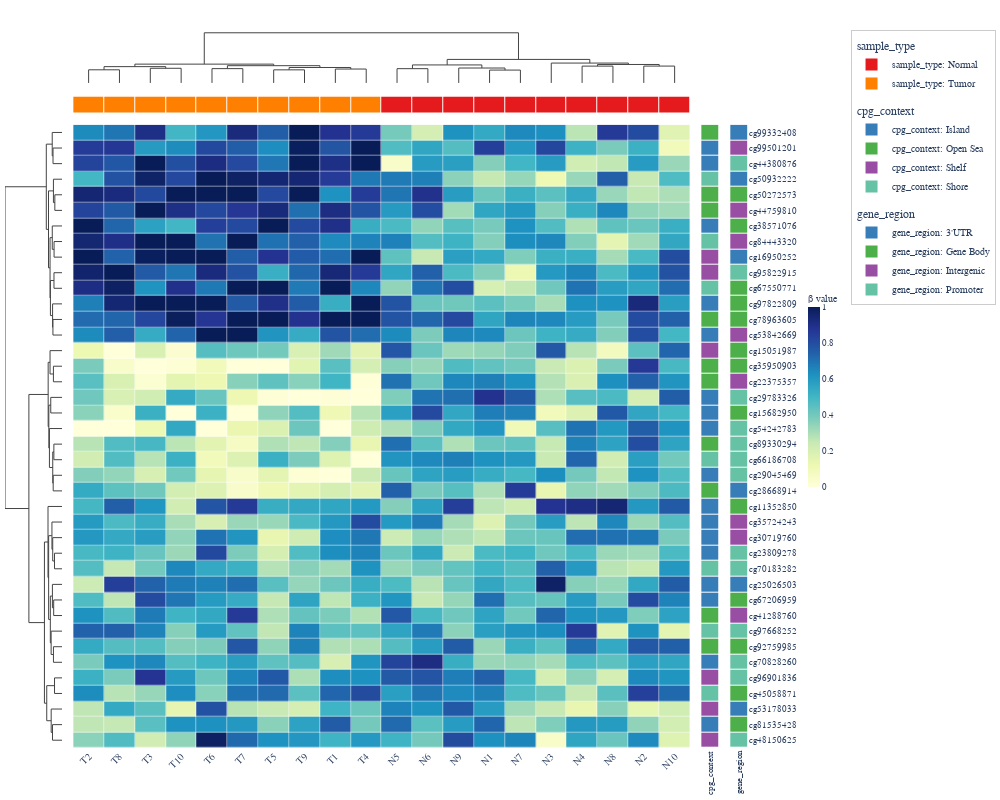

Notebook source saved alongside this figure:
### Code cell
ComplexHeatmap.from_dataframe(
    df2,
    index_column="probe_id",
    row_annotations=["cpg_context", "gene_region"],          # auto-detect both as categorical
    col_annotations={
        "sample_type": ["Normal"] * 10 + ["Tumor"] * 10,
    },
    colorscale="YlGnBu",
    normalize="none",
    name="\u03b2 value",
    cluster_metric="euclidean",
    width=1000,
    height=800,
).to_plotly()

### Figure 1 — Plotly figure (JSON) as saved in the notebook; plotly's stock layout.template omitted (floating-point values rounded to 4 significant figures; data arrays with more than 128 entries replaced by an {"elided": "..."} marker saying what was removed)
{"data": [{"colorbar": {"len": 0.3, "outlinewidth": 0, "thickness": 12, "tickfont": {"family": "Arial, Helvetica, sans-serif", "size": 9}, "title": {"font": {"family": "Arial, Helvetica, sans-serif", "size": 10}, "text": "β value"}, "x": 1.075, "xpad": 4, "y": 0.5}, "colorscale": [[0.0, "rgb(255,255,217)"], [0.125, "rgb(237,248,177)"], [0.25, "rgb(199,233,180)"], [0.375, "rgb(127,205,187)"], [0.5, "rgb(65,182,196)"], [0.625, "rgb(29,145,192)"], [0.75, "rgb(34,94,168)"], [0.875, "rgb(37,52,148)"], [1.0, "rgb(8,29,88)"]], "customdata": {"elided": "40x20x2 str values"}, "hovertemplate": "row: %{customdata[0]}<br>col: %{customdata[1]}<br>value: %{z:.3f}<extra></extra>", "x": [0.0, 1.0, 2.0, 3.0, 4.0, 5.0, 6.0, 7.0, 8.0, 9.0, 10.0, 11.0, 12.0, 13.0, 14.0, 15.0, 16.0, 17.0, 18.0, 19.0], "xgap": 0.5, "y": [0.0, 1.0, 2.0, 3.0, 4.0, 5.0, 6.0, 7.0, 8.0, 9.0, 10.0, 11.0, 12.0, 13.0, 14.0, 15.0, 16.0, 17.0, 18.0, 19.0, 20.0, 21.0, 22.0, 23.0, 24.0, 25.0, 26.0, 27.0, 28.0, 29.0, 30.0, 31.0, 32.0, 33.0, 34.0, 35.0, 36.0, 37.0, 38.0, 39.0], "ygap": 0.5, "z": {"elided": "40x20 float values"}, "type": "heatmap", "xaxis": "x4", "yaxis": "y4"}, {"hoverinfo": "none", "line": {"color": "#444444", "width": 1.0}, "mode": "lines", "showlegend": false, "x": [0.0, 0.0, 1.0, 1.0], "y": [0.0, 1.283, 1.283, 0.0], "type": "scatter", "xaxis": "x", "yaxis": "y"}, {"hoverinfo": "none", "line": {"color": "#444444", "width": 1.0}, "mode": "lines", "showlegend": false, "x": [2.0, 2.0, 3.0, 3.0], "y": [0.0, 1.43, 1.43, 0.0], "type": "scatter", "xaxis": "x", "yaxis": "y"}, {"hoverinfo": "none", "line": {"color": "#444444", "width": 1.0}, "mode": "lines", "showlegend": false, "x": [0.5, 0.5, 2.5, 2.5], "y": [1.283, 1.591, 1.591, 1.43], "type": "scatter", "xaxis": "x", "yaxis": "y"}, {"hoverinfo": "none", "line": {"color": "#444444", "width": 1.0}, "mode": "lines", "showlegend": false, "x": [4.0, 4.0, 5.0, 5.0], "y": [0.0, 1.396, 1.396, 0.0], "type": "scatter", "xaxis": "x", "yaxis": "y"}, {"hoverinfo": "none", "line": {"color": "#444444", "width": 1.0}, "mode": "lines", "showlegend": false, "x": [6.0, 6.0, 7.0, 7.0], "y": [0.0, 1.278, 1.278, 0.0], "type": "scatter", "xaxis": "x", "yaxis": "y"}, {"hoverinfo": "none", "line": {"color": "#444444", "width": 1.0}, "mode": "lines", "showlegend": false, "x": [8.0, 8.0, 9.0, 9.0], "y": [0.0, 1.357, 1.357, 0.0], "type": "scatter", "xaxis": "x", "yaxis": "y"}, {"hoverinfo": "none", "line": {"color": "#444444", "width": 1.0}, "mode": "lines", "showlegend": false, "x": [6.5, 6.5, 8.5, 8.5], "y": [1.278, 1.508, 1.508, 1.357], "type": "scatter", "xaxis": "x", "yaxis": "y"}, {"hoverinfo": "none", "line": {"color": "#444444", "width": 1.0}, "mode": "lines", "showlegend": false, "x": [4.5, 4.5, 7.5, 7.5], "y": [1.396, 1.685, 1.685, 1.508], "type": "scatter", "xaxis": "x", "yaxis": "y"}, {"hoverinfo": "none", "line": {"color": "#444444", "width": 1.0}, "mode": "lines", "showlegend": false, "x": [1.5, 1.5, 6.0, 6.0], "y": [1.591, 1.837, 1.837, 1.685], "type": "scatter", "xaxis": "x", "yaxis": "y"}, {"hoverinfo": "none", "line": {"color": "#444444", "width": 1.0}, "mode": "lines", "showlegend": false, "x": [10.0, 10.0, 11.0, 11.0], "y": [0.0, 1.394, 1.394, 0.0], "type": "scatter", "xaxis": "x", "yaxis": "y"}, {"hoverinfo": "none", "line": {"color": "#444444", "width": 1.0}, "mode": "lines", "showlegend": false, "x": [13.0, 13.0, 14.0, 14.0], "y": [0.0, 1.255, 1.255, 0.0], "type": "scatter", "xaxis": "x", "yaxis": "y"}, {"hoverinfo": "none", "line": {"color": "#444444", "width": 1.0}, "mode": "lines", "showlegend": false, "x": [12.0, 12.0, 13.5, 13.5], "y": [0.0, 1.457, 1.457, 1.255], "type": "scatter", "xaxis": "x", "yaxis": "y"}, {"hoverinfo": "none", "line": {"color": "#444444", "width": 1.0}, "mode": "lines", "showlegend": false, "x": [10.5, 10.5, 12.75, 12.75], "y": [1.394, 1.758, 1.758, 1.457], "type": "scatter", "xaxis": "x", "yaxis": "y"}, {"hoverinfo": "none", "line": {"color": "#444444", "width": 1.0}, "mode": "lines", "showlegend": false, "x": [16.0, 16.0, 17.0, 17.0], "y": [0.0, 1.643, 1.643, 0.0], "type": "scatter", "xaxis": "x", "yaxis": "y"}, {"hoverinfo": "none", "line": {"color": "#444444", "width": 1.0}, "mode": "lines", "showlegend": false, "x": [18.0, 18.0, 19.0, 19.0], "y": [0.0, 1.645, 1.645, 0.0], "type": "scatter", "xaxis": "x", "yaxis": "y"}, {"hoverinfo": "none", "line": {"color": "#444444", "width": 1.0}, "mode": "lines", "showlegend": false, "x": [16.5, 16.5, 18.5, 18.5], "y": [1.643, 1.804, 1.804, 1.645], "type": "scatter", "xaxis": "x", "yaxis": "y"}, {"hoverinfo": "none", "line": {"color": "#444444", "width": 1.0}, "mode": "lines", "showlegend": false, "x": [15.0, 15.0, 17.5, 17.5], "y": [0.0, 1.94, 1.94, 1.804], "type": "scatter", "xaxis": "x", "yaxis": "y"}, {"hoverinfo": "none", "line": {"color": "#444444", "width": 1.0}, "mode": "lines", "showlegend": false, "x": [11.62, 11.62, 16.25, 16.25], "y": [1.758, 2.298, 2.298, 1.94], "type": "scatter", "xaxis": "x", "yaxis": "y"}, {"hoverinfo": "none", "line": {"color": "#444444", "width": 1.0}, "mode": "lines", "showlegend": false, "x": [3.75, 3.75, 13.94, 13.94], "y": [1.837, 4.899, 4.899, 2.298], "type": "scatter", "xaxis": "x", "yaxis": "y"}, {"hoverinfo": "none", "line": {"color": "#444444", "width": 1.0}, "mode": "lines", "showlegend": false, "x": [-0.0, -0.9336, -0.9336, -0.0], "y": [1.0, 1.0, 2.0, 2.0], "type": "scatter", "xaxis": "x3", "yaxis": "y3"}, {"hoverinfo": "none", "line": {"color": "#444444", "width": 1.0}, "mode": "lines", "showlegend": false, "x": [-0.0, -1.017, -1.017, -0.9336], "y": [0.0, 0.0, 1.5, 1.5], "type": "scatter", "xaxis": "x3", "yaxis": "y3"}, {"hoverinfo": "none", "line": {"color": "#444444", "width": 1.0}, "mode": "lines", "showlegend": false, "x": [-0.0, -0.7469, -0.7469, -0.0], "y": [4.0, 4.0, 5.0, 5.0], "type": "scatter", "xaxis": "x3", "yaxis": "y3"}, {"hoverinfo": "none", "line": {"color": "#444444", "width": 1.0}, "mode": "lines", "showlegend": false, "x": [-0.0, -0.8919, -0.8919, -0.7469], "y": [3.0, 3.0, 4.5, 4.5], "type": "scatter", "xaxis": "x3", "yaxis": "y3"}, {"hoverinfo": "none", "line": {"color": "#444444", "width": 1.0}, "mode": "lines", "showlegend": false, "x": [-0.0, -0.8255, -0.8255, -0.0], "y": [7.0, 7.0, 8.0, 8.0], "type": "scatter", "xaxis": "x3", "yaxis": "y3"}, {"hoverinfo": "none", "line": {"color": "#444444", "width": 1.0}, "mode": "lines", "showlegend": false, "x": [-0.0, -1.012, -1.012, -0.8255], "y": [6.0, 6.0, 7.5, 7.5], "type": "scatter", "xaxis": "x3", "yaxis": "y3"}, {"hoverinfo": "none", "line": {"color": "#444444", "width": 1.0}, "mode": "lines", "showlegend": false, "x": [-0.0, -0.8356, -0.8356, -0.0], "y": [9.0, 9.0, 10.0, 10.0], "type": "scatter", "xaxis": "x3", "yaxis": "y3"}, {"hoverinfo": "none", "line": {"color": "#444444", "width": 1.0}, "mode": "lines", "showlegend": false, "x": [-0.0, -0.9435, -0.9435, -0.0], "y": [12.0, 12.0, 13.0, 13.0], "type": "scatter", "xaxis": "x3", "yaxis": "y3"}, {"hoverinfo": "none", "line": {"color": "#444444", "width": 1.0}, "mode": "lines", "showlegend": false, "x": [-0.0, -0.9791, -0.9791, -0.9435], "y": [11.0, 11.0, 12.5, 12.5], "type": "scatter", "xaxis": "x3", "yaxis": "y3"}, {"hoverinfo": "none", "line": {"color": "#444444", "width": 1.0}, "mode": "lines", "showlegend": false, "x": [-0.8356, -1.204, -1.204, -0.9791], "y": [9.5, 9.5, 11.75, 11.75], "type": "scatter", "xaxis": "x3", "yaxis": "y3"}, {"hoverinfo": "none", "line": {"color": "#444444", "width": 1.0}, "mode": "lines", "showlegend": false, "x": [-1.012, -1.242, -1.242, -1.204], "y": [6.75, 6.75, 10.62, 10.62], "type": "scatter", "xaxis": "x3", "yaxis": "y3"}, {"hoverinfo": "none", "line": {"color": "#444444", "width": 1.0}, "mode": "lines", "showlegend": false, "x": [-0.8919, -1.401, -1.401, -1.242], "y": [3.75, 3.75, 8.688, 8.688], "type": "scatter", "xaxis": "x3", "yaxis": "y3"}, {"hoverinfo": "none", "line": {"color": "#444444", "width": 1.0}, "mode": "lines", "showlegend": false, "x": [-1.017, -1.628, -1.628, -1.401], "y": [0.75, 0.75, 6.219, 6.219], "type": "scatter", "xaxis": "x3", "yaxis": "y3"}, {"hoverinfo": "none", "line": {"color": "#444444", "width": 1.0}, "mode": "lines", "showlegend": false, "x": [-0.0, -0.8924, -0.8924, -0.0], "y": [15.0, 15.0, 16.0, 16.0], "type": "scatter", "xaxis": "x3", "yaxis": "y3"}, {"hoverinfo": "none", "line": {"color": "#444444", "width": 1.0}, "mode": "lines", "showlegend": false, "x": [-0.0, -1.243, -1.243, -0.8924], "y": [14.0, 14.0, 15.5, 15.5], "type": "scatter", "xaxis": "x3", "yaxis": "y3"}, {"hoverinfo": "none", "line": {"color": "#444444", "width": 1.0}, "mode": "lines", "showlegend": false, "x": [-0.0, -1.168, -1.168, -0.0], "y": [17.0, 17.0, 18.0, 18.0], "type": "scatter", "xaxis": "x3", "yaxis": "y3"}, {"hoverinfo": "none", "line": {"color": "#444444", "width": 1.0}, "mode": "lines", "showlegend": false, "x": [-0.0, -0.8476, -0.8476, -0.0], "y": [20.0, 20.0, 21.0, 21.0], "type": "scatter", "xaxis": "x3", "yaxis": "y3"}, {"hoverinfo": "none", "line": {"color": "#444444", "width": 1.0}, "mode": "lines", "showlegend": false, "x": [-0.0, -0.9157, -0.9157, -0.0], "y": [22.0, 22.0, 23.0, 23.0], "type": "scatter", "xaxis": "x3", "yaxis": "y3"}, {"hoverinfo": "none", "line": {"color": "#444444", "width": 1.0}, "mode": "lines", "showlegend": false, "x": [-0.8476, -0.9632, -0.9632, -0.9157], "y": [20.5, 20.5, 22.5, 22.5], "type": "scatter", "xaxis": "x3", "yaxis": "y3"}, {"hoverinfo": "none", "line": {"color": "#444444", "width": 1.0}, "mode": "lines", "showlegend": false, "x": [-0.0, -1.306, -1.306, -0.9632], "y": [19.0, 19.0, 21.5, 21.5], "type": "scatter", "xaxis": "x3", "yaxis": "y3"}, {"hoverinfo": "none", "line": {"color": "#444444", "width": 1.0}, "mode": "lines", "showlegend": false, "x": [-1.168, -1.367, -1.367, -1.306], "y": [17.5, 17.5, 20.25, 20.25], "type": "scatter", "xaxis": "x3", "yaxis": "y3"}, {"hoverinfo": "none", "line": {"color": "#444444", "width": 1.0}, "mode": "lines", "showlegend": false, "x": [-1.243, -1.436, -1.436, -1.367], "y": [14.75, 14.75, 18.88, 18.88], "type": "scatter", "xaxis": "x3", "yaxis": "y3"}, {"hoverinfo": "none", "line": {"color": "#444444", "width": 1.0}, "mode": "lines", "showlegend": false, "x": [-0.0, -0.7806, -0.7806, -0.0], "y": [27.0, 27.0, 28.0, 28.0], "type": "scatter", "xaxis": "x3", "yaxis": "y3"}, {"hoverinfo": "none", "line": {"color": "#444444", "width": 1.0}, "mode": "lines", "showlegend": false, "x": [-0.0, -0.9658, -0.9658, -0.7806], "y": [26.0, 26.0, 27.5, 27.5], "type": "scatter", "xaxis": "x3", "yaxis": "y3"}, {"hoverinfo": "none", "line": {"color": "#444444", "width": 1.0}, "mode": "lines", "showlegend": false, "x": [-0.0, -1.044, -1.044, -0.9658], "y": [25.0, 25.0, 26.75, 26.75], "type": "scatter", "xaxis": "x3", "yaxis": "y3"}, {"hoverinfo": "none", "line": {"color": "#444444", "width": 1.0}, "mode": "lines", "showlegend": false, "x": [-0.0, -0.8662, -0.8662, -0.0], "y": [30.0, 30.0, 31.0, 31.0], "type": "scatter", "xaxis": "x3", "yaxis": "y3"}, {"hoverinfo": "none", "line": {"color": "#444444", "width": 1.0}, "mode": "lines", "showlegend": false, "x": [-0.0, -0.9982, -0.9982, -0.8662], "y": [29.0, 29.0, 30.5, 30.5], "type": "scatter", "xaxis": "x3", "yaxis": "y3"}, {"hoverinfo": "none", "line": {"color": "#444444", "width": 1.0}, "mode": "lines", "showlegend": false, "x": [-0.0, -0.8909, -0.8909, -0.0], "y": [33.0, 33.0, 34.0, 34.0], "type": "scatter", "xaxis": "x3", "yaxis": "y3"}, {"hoverinfo": "none", "line": {"color": "#444444", "width": 1.0}, "mode": "lines", "showlegend": false, "x": [-0.0, -1.129, -1.129, -0.8909], "y": [32.0, 32.0, 33.5, 33.5], "type": "scatter", "xaxis": "x3", "yaxis": "y3"}, {"hoverinfo": "none", "line": {"color": "#444444", "width": 1.0}, "mode": "lines", "showlegend": false, "x": [-0.9982, -1.212, -1.212, -1.129], "y": [29.75, 29.75, 32.75, 32.75], "type": "scatter", "xaxis": "x3", "yaxis": "y3"}, {"hoverinfo": "none", "line": {"color": "#444444", "width": 1.0}, "mode": "lines", "showlegend": false, "x": [-1.044, -1.388, -1.388, -1.212], "y": [25.88, 25.88, 31.25, 31.25], "type": "scatter", "xaxis": "x3", "yaxis": "y3"}, {"hoverinfo": "none", "line": {"color": "#444444", "width": 1.0}, "mode": "lines", "showlegend": false, "x": [-0.0, -1.452, -1.452, -1.388], "y": [24.0, 24.0, 28.56, 28.56], "type": "scatter", "xaxis": "x3", "yaxis": "y3"}, {"hoverinfo": "none", "line": {"color": "#444444", "width": 1.0}, "mode": "lines", "showlegend": false, "x": [-0.0, -0.7794, -0.7794, -0.0], "y": [35.0, 35.0, 36.0, 36.0], "type": "scatter", "xaxis": "x3", "yaxis": "y3"}, {"hoverinfo": "none", "line": {"color": "#444444", "width": 1.0}, "mode": "lines", "showlegend": false, "x": [-0.0, -0.9895, -0.9895, -0.0], "y": [38.0, 38.0, 39.0, 39.0], "type": "scatter", "xaxis": "x3", "yaxis": "y3"}, {"hoverinfo": "none", "line": {"color": "#444444", "width": 1.0}, "mode": "lines", "showlegend": false, "x": [-0.0, -1.125, -1.125, -0.9895], "y": [37.0, 37.0, 38.5, 38.5], "type": "scatter", "xaxis": "x3", "yaxis": "y3"}, {"hoverinfo": "none", "line": {"color": "#444444", "width": 1.0}, "mode": "lines", "showlegend": false, "x": [-0.7794, -1.584, -1.584, -1.125], "y": [35.5, 35.5, 37.75, 37.75], "type": "scatter", "xaxis": "x3", "yaxis": "y3"}, {"hoverinfo": "none", "line": {"color": "#444444", "width": 1.0}, "mode": "lines", "showlegend": false, "x": [-1.452, -1.823, -1.823, -1.584], "y": [26.28, 26.28, 36.62, 36.62], "type": "scatter", "xaxis": "x3", "yaxis": "y3"}, {"hoverinfo": "none", "line": {"color": "#444444", "width": 1.0}, "mode": "lines", "showlegend": false, "x": [-1.436, -3.43, -3.43, -1.823], "y": [16.81, 16.81, 31.45, 31.45], "type": "scatter", "xaxis": "x3", "yaxis": "y3"}, {"hoverinfo": "none", "line": {"color": "#444444", "width": 1.0}, "mode": "lines", "showlegend": false, "x": [-1.628, -5.902, -5.902, -3.43], "y": [3.484, 3.484, 24.13, 24.13], "type": "scatter", "xaxis": "x3", "yaxis": "y3"}, {"colorscale": [[0.0, "#E41A1C"], [0.5, "#E41A1C"], [0.5, "#FF7F00"], [1.0, "#FF7F00"]], "customdata": [["Tumor", "Tumor", "Tumor", "Tumor", "Tumor", "Tumor", "Tumor", "Tumor", "Tumor", "Tumor", "Normal", "Normal", "Normal", "Normal", "Normal", "Normal", "Normal", "Normal", "Normal", "Normal"]], "hovertemplate": "sample_type: %{customdata}<extra></extra>", "showscale": false, "x": [0.0, 1.0, 2.0, 3.0, 4.0, 5.0, 6.0, 7.0, 8.0, 9.0, 10.0, 11.0, 12.0, 13.0, 14.0, 15.0, 16.0, 17.0, 18.0, 19.0], "xgap": 1, "y": ["sample_type"], "ygap": 1, "z": [[1, 1, 1, 1, 1, 1, 1, 1, 1, 1, 0, 0, 0, 0, 0, 0, 0, 0, 0, 0]], "zmax": 1.5, "zmin": -0.5, "type": "heatmap", "xaxis": "x2", "yaxis": "y2"}, {"colorscale": [[0.0, "#377EB8"], [0.25, "#377EB8"], [0.25, "#4DAF4A"], [0.5, "#4DAF4A"], [0.5, "#984EA3"], [0.75, "#984EA3"], [0.75, "#66C2A5"], [1.0, "#66C2A5"]], "customdata": [["Open Sea"], ["Island"], ["Island"], ["Shore"], ["Open Sea"], ["Open Sea"], ["Island"], ["Shore"], ["Shelf"], ["Shelf"], ["Shore"], ["Island"], ["Open Sea"], ["Island"], ["Shelf"], ["Open Sea"], ["Open Sea"], ["Island"], ["Island"], ["Island"], ["Open Sea"], ["Shore"], ["Island"], ["Open Sea"], ["Island"], ["Island"], ["Island"], ["Island"], ["Shore"], ["Island"], ["Island"], ["Open Sea"], ["Shore"], ["Open Sea"], ["Island"], ["Shelf"], ["Shore"], ["Shelf"], ["Island"], ["Shelf"]], "hovertemplate": "cpg_context: %{customdata}<extra></extra>", "showscale": false, "x": ["cpg_context"], "xgap": 1, "y": [0.0, 1.0, 2.0, 3.0, 4.0, 5.0, 6.0, 7.0, 8.0, 9.0, 10.0, 11.0, 12.0, 13.0, 14.0, 15.0, 16.0, 17.0, 18.0, 19.0, 20.0, 21.0, 22.0, 23.0, 24.0, 25.0, 26.0, 27.0, 28.0, 29.0, 30.0, 31.0, 32.0, 33.0, 34.0, 35.0, 36.0, 37.0, 38.0, 39.0], "ygap": 1, "z": [[1], [0], [0], [3], [1], [1], [0], [3], [2], [2], [3], [0], [1], [0], [2], [1], [1], [0], [0], [0], [1], [3], [0], [1], [0], [0], [0], [0], [3], [0], [0], [1], [3], [1], [0], [2], [3], [2], [0], [2]], "zmax": 3.5, "zmin": -0.5, "type": "heatmap", "xaxis": "x5", "yaxis": "y5"}, {"colorscale": [[0.0, "#377EB8"], [0.25, "#377EB8"], [0.25, "#4DAF4A"], [0.5, "#4DAF4A"], [0.5, "#984EA3"], [0.75, "#984EA3"], [0.75, "#66C2A5"], [1.0, "#66C2A5"]], "customdata": [["3'UTR"], ["Intergenic"], ["Promoter"], ["3'UTR"], ["Gene Body"], ["Intergenic"], ["Gene Body"], ["Intergenic"], ["3'UTR"], ["Promoter"], ["Gene Body"], ["Gene Body"], ["Gene Body"], ["Intergenic"], ["Gene Body"], ["Gene Body"], ["Intergenic"], ["Promoter"], ["Gene Body"], ["Promoter"], ["Promoter"], ["Promoter"], ["Promoter"], ["3'UTR"], ["Gene Body"], ["Intergenic"], ["Intergenic"], ["Promoter"], ["Promoter"], ["3'UTR"], ["Gene Body"], ["Intergenic"], ["Promoter"], ["Gene Body"], ["Promoter"], ["Promoter"], ["Gene Body"], ["3'UTR"], ["Gene Body"], ["Promoter"]], "hovertemplate": "gene_region: %{customdata}<extra></extra>", "showscale": false, "x": ["gene_region"], "xgap": 1, "y": [0.0, 1.0, 2.0, 3.0, 4.0, 5.0, 6.0, 7.0, 8.0, 9.0, 10.0, 11.0, 12.0, 13.0, 14.0, 15.0, 16.0, 17.0, 18.0, 19.0, 20.0, 21.0, 22.0, 23.0, 24.0, 25.0, 26.0, 27.0, 28.0, 29.0, 30.0, 31.0, 32.0, 33.0, 34.0, 35.0, 36.0, 37.0, 38.0, 39.0], "ygap": 1, "z": [[0], [2], [3], [0], [1], [2], [1], [2], [0], [3], [1], [1], [1], [2], [1], [1], [2], [3], [1], [3], [3], [3], [3], [0], [1], [2], [2], [3], [3], [0], [1], [2], [3], [1], [3], [3], [1], [0], [1], [3]], "zmax": 3.5, "zmin": -0.5, "type": "heatmap", "xaxis": "x6", "yaxis": "y6"}, {"legendgroup": "sample_type", "legendgrouptitle": {"text": "sample_type"}, "marker": {"color": "#E41A1C", "size": 10, "symbol": "square"}, "mode": "markers", "name": "sample_type: Normal", "showlegend": true, "x": [null], "y": [null], "type": "scatter"}, {"legendgroup": "sample_type", "legendgrouptitle": {"text": "sample_type"}, "marker": {"color": "#FF7F00", "size": 10, "symbol": "square"}, "mode": "markers", "name": "sample_type: Tumor", "showlegend": true, "x": [null], "y": [null], "type": "scatter"}, {"legendgroup": "cpg_context", "legendgrouptitle": {"text": "cpg_context"}, "marker": {"color": "#377EB8", "size": 10, "symbol": "square"}, "mode": "markers", "name": "cpg_context: Island", "showlegend": true, "x": [null], "y": [null], "type": "scatter"}, {"legendgroup": "cpg_context", "legendgrouptitle": {"text": "cpg_context"}, "marker": {"color": "#4DAF4A", "size": 10, "symbol": "square"}, "mode": "markers", "name": "cpg_context: Open Sea", "showlegend": true, "x": [null], "y": [null], "type": "scatter"}, {"legendgroup": "cpg_context", "legendgrouptitle": {"text": "cpg_context"}, "marker": {"color": "#984EA3", "size": 10, "symbol": "square"}, "mode": "markers", "name": "cpg_context: Shelf", "showlegend": true, "x": [null], "y": [null], "type": "scatter"}, {"legendgroup": "cpg_context", "legendgrouptitle": {"text": "cpg_context"}, "marker": {"color": "#66C2A5", "size": 10, "symbol": "square"}, "mode": "markers", "name": "cpg_context: Shore", "showlegend": true, "x": [null], "y": [null], "type": "scatter"}, {"legendgroup": "gene_region", "legendgrouptitle": {"text": "gene_region"}, "marker": {"color": "#377EB8", "size": 10, "symbol": "square"}, "mode": "markers", "name": "gene_region: 3'UTR", "showlegend": true, "x": [null], "y": [null], "type": "scatter"}, {"legendgroup": "gene_region", "legendgrouptitle": {"text": "gene_region"}, "marker": {"color": "#4DAF4A", "size": 10, "symbol": "square"}, "mode": "markers", "name": "gene_region: Gene Body", "showlegend": true, "x": [null], "y": [null], "type": "scatter"}, {"legendgroup": "gene_region", "legendgrouptitle": {"text": "gene_region"}, "marker": {"color": "#984EA3", "size": 10, "symbol": "square"}, "mode": "markers", "name": "gene_region: Intergenic", "showlegend": true, "x": [null], "y": [null], "type": "scatter"}, {"legendgroup": "gene_region", "legendgrouptitle": {"text": "gene_region"}, "marker": {"color": "#66C2A5", "size": 10, "symbol": "square"}, "mode": "markers", "name": "gene_region: Promoter", "showlegend": true, "x": [null], "y": [null], "type": "scatter"}], "layout": {"xaxis": {"anchor": "y", "domain": [0.09178, 0.922], "matches": "x4", "showticklabels": false, "showgrid": false, "zeroline": false, "showline": false}, "yaxis": {"anchor": "x", "domain": [0.9224, 1.0], "showgrid": false, "zeroline": false, "showticklabels": false, "showline": false}, "xaxis2": {"anchor": "y2", "domain": [0.09178, 0.922], "matches": "x4", "showticklabels": false, "showgrid": false, "zeroline": false, "showline": false}, "yaxis2": {"anchor": "x2", "domain": [0.8831, 0.9074], "showgrid": false, "zeroline": false, "showticklabels": false, "showline": false}, "xaxis3": {"anchor": "y3", "domain": [0.0, 0.07678], "showgrid": false, "zeroline": false, "showticklabels": false, "showline": false}, "yaxis3": {"anchor": "x3", "domain": [0.0, 0.8681], "showgrid": false, "zeroline": false, "showticklabels": false, "showline": false, "range": [39.5, -0.5], "autorange": false}, "xaxis4": {"anchor": "y4", "domain": [0.09178, 0.922], "showgrid": false, "zeroline": false, "showticklabels": true, "showline": false, "tickfont": {"size": 10, "family": "Arial, Helvetica, sans-serif"}, "tickvals": [0, 1, 2, 3, 4, 5, 6, 7, 8, 9, 10, 11, 12, 13, 14, 15, 16, 17, 18, 19], "ticktext": ["T2", "T8", "T3", "T10", "T6", "T7", "T5", "T9", "T1", "T4", "N5", "N6", "N9", "N1", "N7", "N3", "N4", "N8", "N2", "N10"], "tickangle": -45, "side": "bottom"}, "yaxis4": {"anchor": "x4", "domain": [0.0, 0.8681], "matches": "y3", "showticklabels": false, "showgrid": false, "zeroline": false, "showline": false, "range": [39.5, -0.5], "autorange": false}, "xaxis5": {"anchor": "y5", "domain": [0.937, 0.961], "showgrid": false, "zeroline": false, "showticklabels": true, "showline": false, "tickfont": {"size": 9, "family": "Arial, Helvetica, sans-serif"}, "tickvals": ["cpg_context"], "ticktext": ["cpg_context"], "tickangle": -90}, "yaxis5": {"anchor": "x5", "domain": [0.0, 0.8681], "matches": "y3", "showticklabels": false, "showgrid": false, "zeroline": false, "showline": false, "range": [39.5, -0.5], "autorange": false}, "xaxis6": {"anchor": "y6", "domain": [0.976, 1.0], "showgrid": false, "zeroline": false, "showticklabels": true, "showline": false, "tickfont": {"size": 9, "family": "Arial, Helvetica, sans-serif"}, "tickvals": ["gene_region"], "ticktext": ["gene_region"], "tickangle": -90}, "yaxis6": {"anchor": "x6", "domain": [0.0, 0.8681], "matches": "y3", "showticklabels": true, "showgrid": false, "zeroline": false, "showline": false, "tickfont": {"size": 9, "family": "Arial, Helvetica, sans-serif"}, "tickvals": [0, 1, 2, 3, 4, 5, 6, 7, 8, 9, 10, 11, 12, 13, 14, 15, 16, 17, 18, 19, 20, 21, 22, 23, 24, 25, 26, 27, 28, 29, 30, 31, 32, 33, 34, 35, 36, 37, 38, 39], "ticktext": ["cg99332408", "cg99501201", "cg44380876", "cg50932222", "cg50272573", "cg44759810", "cg38571076", "cg84443320", "cg16950252", "cg95822915", "cg67550771", "cg97822809", "cg78963605", "cg53842669", "cg15051987", "cg35950903", "cg22375357", "cg29783326", "cg15682950", "cg54242783", "cg89330294", "cg66186708", "cg29045469", "cg28668914", "cg11352850", "cg35724243", "cg30719760", "cg23809278", "cg70183282", "cg25026503", "cg67206959", "cg41288760", "cg97668252", "cg92759985", "cg70828260", "cg96901836", "cg45058871", "cg53178033", "cg81535428", "cg48150625"], "side": "right", "range": [39.5, -0.5], "autorange": false}, "barmode": "stack", "margin": {"l": 5, "r": 250, "t": 30, "b": 5}, "font": {"family": "Arial, Helvetica, sans-serif", "size": 11}, "legend": {"font": {"size": 10, "family": "Arial, Helvetica, sans-serif"}, "x": 1.138, "y": 1.0, "xanchor": "left", "yanchor": "top", "tracegroupgap": 8, "itemsizing": "constant", "bgcolor": "rgba(255,255,255,0.8)", "bordercolor": "#cccccc", "borderwidth": 1}, "width": 1000, "height": 800, "plot_bgcolor": "rgba(0,0,0,0)", "paper_bgcolor": "white"}}
